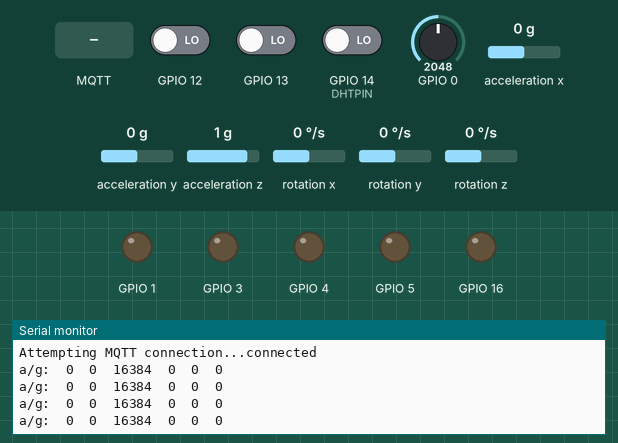
The sketch below on a simulated ESP32. Parts: output pins drawn as LEDs (lit = HIGH), the last lines printed to the serial monitor. The inputs (shaded band) are chosen by the test bench; at power-on: GPIO 0 = 2048, GPIO 12 LOW, GPIO 13 LOW, GPIO 14 (DHTPIN) LOW, acceleration x 0 g, acceleration y 0 g, acceleration z 1 g, rotation x 0 °/s, rotation y 0 °/s, rotation z 0 °/s. WiFi joins after 1.5 s; servers stay silent unless stated; no MQTT or app messages arrive unless stated.

Above: at 2.7 s.
2.8 s: MQTT message "." arrives on the first subscribed topic
At 3.27 s:
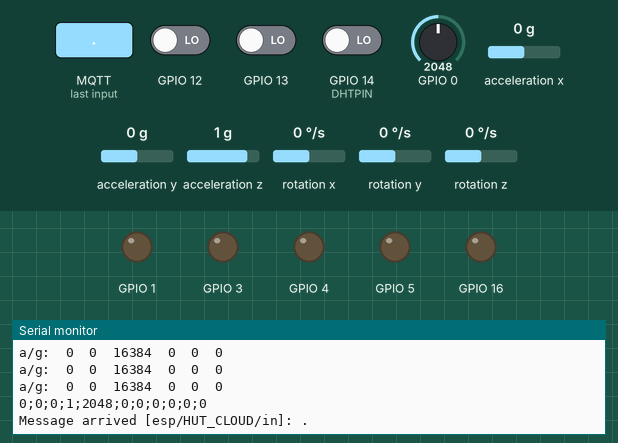
4.5 s: MQTT message ";" arrives on the first subscribed topic
At 4.8 s:
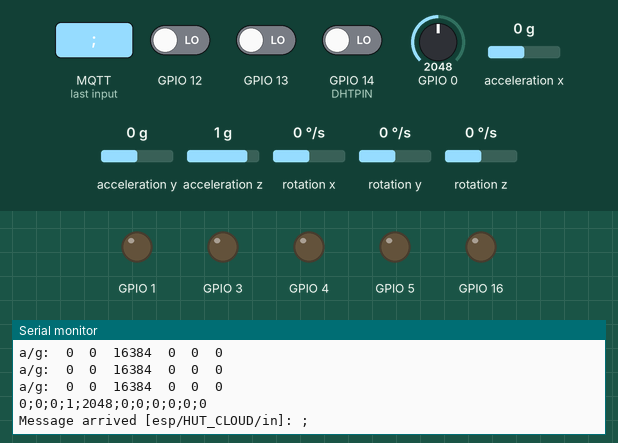
7.6 s: MQTT message "on" arrives on the first subscribed topic
At 7.85 s:
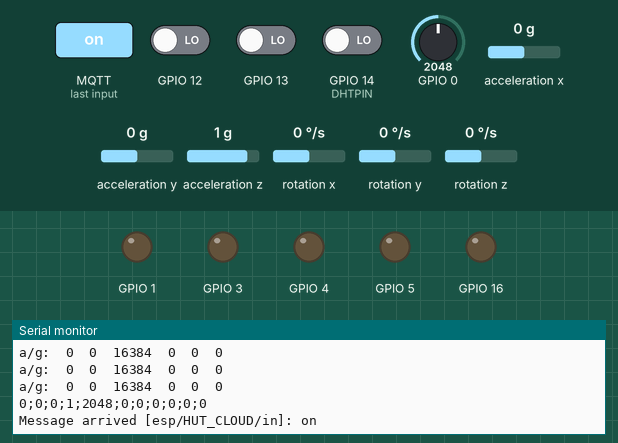

The sketch:

meo-mpu.ino
```cpp
#if ARDUINO >= 100
#include "Arduino.h"
#else
#include "WProgram.h"
#include "pins_arduino.h"
#endif

#include <PubSubClient.h>
#include "DHT.h"

#include <WiFi.h>
#include <DNSServer.h>
#include <WebServer.h>
#include <WiFiManager.h>


#include "I2Cdev.h"
#include "MPU6050.h"

// Arduino Wire library is required if I2Cdev I2CDEV_ARDUINO_WIRE implementation
// is used in I2Cdev.h
#if I2CDEV_IMPLEMENTATION == I2CDEV_ARDUINO_WIRE
    #include "Wire.h"
#endif

// class default I2C address is 0x68
// specific I2C addresses may be passed as a parameter here
// AD0 low = 0x68 (default for InvenSense evaluation board)
// AD0 high = 0x69
MPU6050 accelgyro;
//MPU6050 accelgyro(0x69); // <-- use for AD0 high

int16_t ax, ay, az;
int16_t gx, gy, gz;


// uncomment "OUTPUT_READABLE_ACCELGYRO" if you want to see a tab-separated
// list of the accel X/Y/Z and then gyro X/Y/Z values in decimal. Easy to read,
// not so easy to parse, and slow(er) over UART.
#define OUTPUT_READABLE_ACCELGYRO

// ======= Thay đổi các thông tin ở đây =========

const char* default_mqtt_server = "mqtt.iothutech.tk";
const char* mqtt_user = "10b7cc6c-8e1d-4eb8-b037-013c0bbb6994";
const char* mqtt_pass = "0e79e367-c4f7-4404-be8a-4c3b06d1f5b3";

const char* default_mqtt_port = "1883";
const char* device_id = "HUT_CLOUD";

// ==============================================

char mqtt_server[255];
char mqtt_port[6];
const char* channel_in_postfix = "/in";
const char* channel_out_postfix = "/out";
String channel_in = "esp/", channel_out = "esp/";
String hotspot_name_prefix = "ESP_32_";

// BEGIN --- 111
// Initialize DHT sensor
const int DHTPIN = 14;
//const int DHTPIN = D5;       //Đọc dữ liệu từ DHT11 ở chân A0 trên ESP
const int DHTTYPE = DHT11;  //Khai báo loại cảm biến, có 2 loại là DHT11 và DHT22
DHT dht(DHTPIN, DHTTYPE); // 11 works fine for ESP8266
char buffer[10];
float humidity, temp_c;   // Values read from sensor
float getHumiditty;// lấy dữ liệu hứng
// END --- 111

// Generally, you should use "unsigned long" for variables that hold time
unsigned long previousMillis = 0;        // will store last temp was read
const long cnt_sensor = 2000;              // interval at which to read sensor - See more at: http://www.esp8266.com/viewtopic.php?f=29&t=8746#sthash.IJ0JNSIx.dpuf
unsigned long preTimer = 0;
const long interval = 5000;             // interval to publish data each time.

int val = 0;
int pirState = LOW; // Start with no caution

WiFiClient espClient;
PubSubClient client(espClient);
char IP_Server_char[20];
int Port_Server;
IPAddress ip;


void callback(char* topic, byte* payload, unsigned int length) {
  payload[length] = '\0'; // Null terminator used to terminate the char array
  String message = (char*)payload;
  Serial.print("Message arrived [");
  Serial.print(topic);
  Serial.print("]: ");
  for (int i = 0; i < length; i++) {  // print message converted from byte to char
    Serial.print((char)payload[i]);
  }
  Serial.println(" ");
  int A[10][2];
  int index1 = 0, index2 = 0;
  int temp = 0;
  int prep = -1;
  for (int i = 0; i < length; i++)
  {
    char c = payload[i];
    if (c >= '0' && c <= '9') {
      temp = temp * 10 + (c - '0');
    }
    else if (c == '.') {
      A[index1][index2] = temp;
      temp = 0;
      index2 = (index2 + 1 ) % 2;
    }
    else if (c == ';')
    {
      if (i == prep + 1)
      {
        A[index1][0] = -1;
        A[index1][1] = -1;
      }
      else
      {
        A[index1][index2] = temp;

      }
      temp = 0;
      index2 = 0;
      index1 ++;
      prep = i;
    }

  }
  if (prep + 1 == length) {
    A[index1][0] = -1;
    A[index1][1] = -1;
  } else {
    A[index1][index2] = temp;
  }


  for (int i = 0; i < 10 ; i++)
  {
    if (A[i][0] == 0)
    {
      switch (i)
      {
        case 0:
          if (A[i][1] == 0)
            digitalWrite(3, LOW);
          else
            digitalWrite(3, HIGH);
          break;
        case 1:
          if (A[i][1] == 0)
            digitalWrite(1, LOW);
          else
            digitalWrite(1, HIGH); break;
        case 2:
          if (A[i][1] == 0)
            digitalWrite(16, LOW);
          else
            digitalWrite(16, HIGH); break;
        case 3:
          if (A[i][1] == 0)
            digitalWrite(5, LOW);
          else
            digitalWrite(5, HIGH); break;
        case 4:
          if (A[i][1] == 0)
            digitalWrite(4, LOW);
          else
            digitalWrite(4, HIGH); break;
      }
    }
    else if (A[i][0] == 1)
    {
      switch (i)
      {
//        case 0: analogWrite(30, A[i][1]); break;
//        case 1: analogWrite(1, A[i][1]); break;
//        case 2: analogWrite(16, A[i][1]); break;
//        case 3: analogWrite(5, A[i][1]); break;
//        case 4: analogWrite(4, A[i][1]); break;
        case 5: Function_F1(); break;
        case 6: Function_F2(); break;
        case 7: Function_F3(); break;
        case 8: Function_F4(); break;
        case 9: Function_F5(); break;

      }
    }
  }

}

//////////////////////////////PUB/////////////////
void send_data() {
  int D5 = digitalRead(14);
  int D6 = digitalRead(12);
  int D7 = digitalRead(13);
  int D8 = digitalRead(0);
  int A0 = analogRead(A0);
  int U1 = Virtual_U1();
  int U2 = Virtual_U2();
  int U3 = Virtual_U3();
  int U4 = Virtual_U4();
  int U5 = Virtual_U5();
//  bo sung them U6
  int U6 = Virtual_U6();

//  String pubString = String(D5) + ';' + String(D6) + ';' + String(D7) + ';' + String(D8) + ';' + String(A0) + ';' + String(U1) + ';' + String(U2) + ';' + String(U3) + ';' + String(U4) + ';' + String(U5) ;
//ADD U6 STRING
//gia tri cuoi cung la U5_U6 => VIET FUNCTION TACH TRUOC KHI GET VALUE
 String pubString = String(D5) + ';' + String(D6) + ';' + String(D7) + ';' + String(D8) + ';' + String(A0) + ';' + String(U1) + ';' + String(U2) + ';' + String(U3) + ';' + String(U4) + ';' + String(U5)+ ';' + String(U6) ;

  Serial.println(pubString);
  unsigned long curTimer = millis();
  if (curTimer - preTimer >= interval)  // set time cycle to publish data: each 5s
  {
    preTimer = curTimer;
    client.publish(channel_out.c_str(), pubString.c_str());
    Serial.print("Message published [");
    Serial.print(channel_out);
    Serial.print("]: ");
    Serial.println(pubString);
  }

}

void reconnect() {
  // Loop until we're reconnected
  while (!client.connected()) {
    Serial.print("Attempting MQTT connection...");
    // Attempt to connect
    //    if (client.connect("ESP8266Client")) {
    if (client.connect(device_id, mqtt_user, mqtt_pass)) {
      Serial.println("connected");
      // Once connected, publish an announcement...
      //      client.publish("ESP8266/connection status", "Connected!");
      //      client.publish(channel_out.c_str(), device_id);
      // ... and resubscribe
      //      client.subscribe("ESP8266/LED status");
      client.subscribe(channel_in.c_str());
    } else {
      Serial.print("failed, rc=");
      Serial.print(client.state());
      Serial.println(" try again in 5 seconds");
      // Wait 5 seconds before retrying
      delay(5000);
    }
  }
}

void gettemperature() {
  // Wait at least 2 seconds seconds between measurements.
  // if the difference between the current time and last time you read
  // the sensor is bigger than the interval you set, read the sensor
  // Works better than delay for things happening elsewhere also
  unsigned long currentMillis = millis();

  if (currentMillis - previousMillis >= cnt_sensor) {
    // save the last time you read the sensor
    previousMillis = currentMillis;

    // Reading temperature for humidity takes about 250 milliseconds!
    // Sensor readings may also be up to 2 seconds 'old' (it's a very slow sensor)
    humidity = dht.readHumidity();          // Read humidity (percent)
    temp_c = dht.readTemperature();     // Read temperature as Celcius
    Serial.println(temp_c);
    // Check if any reads failed and exit early (to try again).
    /*    if (isnan(humidity) || isnan(temp_c)) {
          Serial.println("Failed to read from DHT sensor!");
          return;
        }*/
  }
}


//////////////////////// Virtual output//////////////////
inline unsigned char Virtual_U1() {
  MPU_sensor();
  return ax;
}

inline unsigned char Virtual_U2() {
  MPU_sensor();
  return ay;
}

inline unsigned char Virtual_U3() {
  MPU_sensor();
  return az;
}

inline unsigned char Virtual_U4() {
  MPU_sensor();
  return gx;
}

inline unsigned char Virtual_U5() {
  MPU_sensor();
  return gy;
}

//bo sung them V6
inline unsigned char Virtual_U6() {
  MPU_sensor();
  return gz;
}

/////////////////////////////// Function input/////////////////////
inline void Function_F1() {
  // Serial.println("F1");
  getHumiditty = dht.readHumidity();
   dtostrf(getHumiditty,0, 0, buffer);
   Serial.print("Humidity now is : ");
  Serial.print( buffer);
  Serial.println();
}

inline void Function_F2() {
  Serial.println("F2");
}

inline void Function_F3() {
  Serial.println("F3");
}
inline void Function_F4() {
  Serial.println("F4");
}

inline void Function_F5() {
  Serial.println("F5");
}

void MPU_sensor() {
  delay(250);
    accelgyro.getMotion6(&ax, &ay, &az, &gx, &gy, &gz);

    // these methods (and a few others) are also available
    //accelgyro.getAcceleration(&ax, &ay, &az);
    //accelgyro.getRotation(&gx, &gy, &gz);

    #ifdef OUTPUT_READABLE_ACCELGYRO
        // display tab-separated accel/gyro x/y/z values
        Serial.print("a/g:\t");
        Serial.print(ax); Serial.print("\t");
        Serial.print(ay); Serial.print("\t");
        Serial.print(az); Serial.print("\t");
        Serial.print(gx); Serial.print("\t");
        Serial.print(gy); Serial.print("\t");
        Serial.println(gz);
    #endif

    #ifdef OUTPUT_BINARY_ACCELGYRO
        Serial.write((uint8_t)(ax >> 8)); Serial.write((uint8_t)(ax & 0xFF));
        Serial.write((uint8_t)(ay >> 8)); Serial.write((uint8_t)(ay & 0xFF));
        Serial.write((uint8_t)(az >> 8)); Serial.write((uint8_t)(az & 0xFF));
        Serial.write((uint8_t)(gx >> 8)); Serial.write((uint8_t)(gx & 0xFF));
        Serial.write((uint8_t)(gy >> 8)); Serial.write((uint8_t)(gy & 0xFF));
        Serial.write((uint8_t)(gz >> 8)); Serial.write((uint8_t)(gz & 0xFF));
    #endif
}

/*==================== Setup ============================*/
void setup() {

//   init_MPU_sensor();
 // join I2C bus (I2Cdev library doesn't do this automatically)
    #if I2CDEV_IMPLEMENTATION == I2CDEV_ARDUINO_WIRE
        Wire.begin();
    #elif I2CDEV_IMPLEMENTATION == I2CDEV_BUILTIN_FASTWIRE
        Fastwire::setup(400, true);
    #endif
    accelgyro.initialize();


  hotspot_name_prefix += device_id;

  pinMode(3, OUTPUT);    // Initialize the BUILTIN_LED pin as an output
  pinMode(1, OUTPUT);
  pinMode(16, OUTPUT);
  pinMode(5, OUTPUT);
  pinMode(4, OUTPUT);

  pinMode(14, INPUT);
  pinMode(12, INPUT);
  pinMode(13, INPUT);
  pinMode(0, INPUT);
  pinMode(A0, INPUT);
  Serial.begin(115200);
  WiFiManager wifiManager;
  WiFiManagerParameter custom_text("<br/><p>Enter MQTT Server/IP and Port Number</p>");
  WiFiManagerParameter custom_mqtt_server("server", "mqtt server", default_mqtt_server, 255);
  WiFiManagerParameter custom_mqtt_port("port", "mqtt port", default_mqtt_port, 6);
  wifiManager.addParameter(&custom_text);
  wifiManager.addParameter(&custom_mqtt_server);
  wifiManager.addParameter(&custom_mqtt_port);
//  wifiManager.autoConnect("KhanhNey", "khanhney1997tn");
  wifiManager.resetSettings();
  if (!wifiManager.autoConnect(hotspot_name_prefix.c_str())) {
    Serial.println("failed to connect, we should reset as see if it connects");
    delay(3000);
////    ESP.reset();
//    delay(5000);
  }

  strcpy(mqtt_server, custom_mqtt_server.getValue());
  strcpy(mqtt_port, custom_mqtt_port.getValue());

  Serial.print("mqtt server: ");
  Serial.println(mqtt_server);
  Serial.print("mqtt port: ");
  Serial.println(atoi(mqtt_port));

  Serial.println("connected...yeey :)");
  Serial.println("local ip");
  Serial.println(WiFi.localIP());

  // ============== This section is for mDNS =================
  // setup_wifi();
  /*
  Serial.println("\r\nsetup()");
  sprintf(hostString, "ESP_%06X", ESP.getChipId());
  Serial.print("Hostname: ");
  Serial.println(hostString);
  WiFi.hostname(hostString);
  if (!MDNS.begin(hostString)) {
    Serial.println("Error setting up MDNS responder!");
  }
  Serial.println("mDNS responder started");
  //MDNS.addService("esp", "tcp", 8080); // Announce esp tcp service on port 8080
  Serial.println("Sending mDNS query");
  int n = MDNS.queryService("mqtt", "tcp"); // Send out query for esp tcp services
  Serial.println("mDNS query done");
  if (n == 0) {
    Serial.println("no services found");
  }
  else {
    Serial.print(n);
    Serial.println(" service(s) found");
    //    for (int i = 0; i < n; ++i) {
    // Print details for each service found
    //      Serial.print(i + 1);
    //      Serial.print(": ");
    Serial.print(MDNS.hostname(0));
    Serial.print(" (");
    Serial.print(MDNS.IP(0));
    Serial.print(":");
    Serial.print(MDNS.port(0));
    Serial.println(")");
    }

  ///////////////// Get IP Adress and Port Adress/////////////
  IPAddress ip = MDNS.IP(0); // Get IPAddress of Server
  String ipStr = String(ip[0]) + '.' + String(ip[1]) + '.' + String(ip[2]) + '.' + String(ip[3]); // convert IP Adress to String
  ipStr.toCharArray(IP_Server_char, 20);  // convert IP to char
  Serial.println(IP_Server_char);
  Port_Server = MDNS.port(0);
  Serial.println(Port_Server);
  //  client.setServer(IP_Server_char, Port_Server);
  */
  // ========================================================
  client.setServer(mqtt_server, atoi(mqtt_port));
  Serial.println();

  channel_in += device_id;          // "esp/NodeMcuEsp01"
  channel_in += channel_in_postfix; // "esp/NodeMcuEsp01/in"
  Serial.println("Subscribe channel: ");
  Serial.println(channel_in);

  channel_out += device_id;           // "esp/NodeMcuEsp01"
  channel_out += channel_out_postfix; // "esp/NodeMcuEsp01/out"
  Serial.println("Channel out: ");
  Serial.println(channel_out);

  Serial.println("loop() next");
  client.setCallback(callback);
}

void loop() {

  if (!client.connected()) {
    reconnect();
  }
  client.loop();
//  MPU_sensor();
  send_data();
}
```

Measured:
- after the input at 2.8 s, the serial monitor: prints a new line after 0.29 s (image 1)
- after the input at 4.5 s, the serial monitor: prints a new line after 0.11 s (image 2)
- after the input at 7.6 s, the serial monitor: prints a new line after 0.07 s (image 3)
